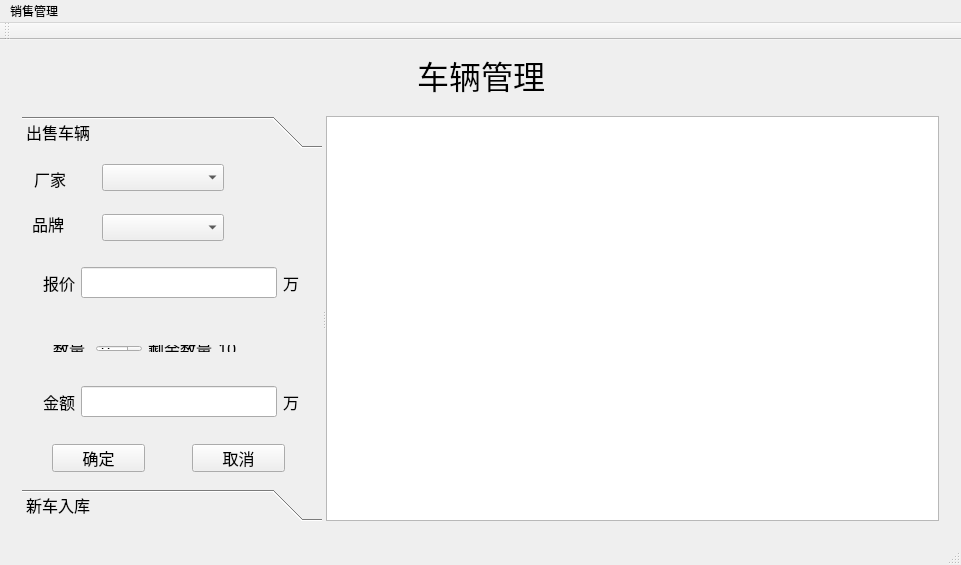
<?xml version="1.0" encoding="UTF-8"?>
<ui version="4.0">
 <class>MainWindow</class>
 <widget class="QMainWindow" name="MainWindow">
  <property name="geometry">
   <rect>
    <x>0</x>
    <y>0</y>
    <width>961</width>
    <height>565</height>
   </rect>
  </property>
  <property name="windowTitle">
   <string>MainWindow</string>
  </property>
  <widget class="QWidget" name="centralWidget">
   <layout class="QGridLayout" name="gridLayout">
    <item row="1" column="0" colspan="3">
     <widget class="QStackedWidget" name="stackedWidget">
      <widget class="QWidget" name="car">
       <property name="font">
        <font>
         <family>Adobe Myungjo Std M</family>
         <pointsize>24</pointsize>
        </font>
       </property>
       <layout class="QGridLayout" name="gridLayout_2">
        <item row="0" column="1">
         <widget class="QSplitter" name="splitter">
          <property name="orientation">
           <enum>Qt::Horizontal</enum>
          </property>
          <widget class="QToolBox" name="toolBox">
           <property name="sizePolicy">
            <sizepolicy hsizetype="Expanding" vsizetype="Preferred">
             <horstretch>0</horstretch>
             <verstretch>0</verstretch>
            </sizepolicy>
           </property>
           <property name="minimumSize">
            <size>
             <width>300</width>
             <height>0</height>
            </size>
           </property>
           <property name="font">
            <font>
             <pointsize>12</pointsize>
            </font>
           </property>
           <property name="currentIndex">
            <number>0</number>
           </property>
           <widget class="QWidget" name="widget">
            <property name="geometry">
             <rect>
              <x>0</x>
              <y>0</y>
              <width>300</width>
              <height>331</height>
             </rect>
            </property>
            <attribute name="label">
             <string>出售车辆</string>
            </attribute>
            <widget class="QComboBox" name="comboBoxFactory">
             <property name="geometry">
              <rect>
               <x>80</x>
               <y>10</y>
               <width>122</width>
               <height>27</height>
              </rect>
             </property>
            </widget>
            <widget class="QLabel" name="label_2">
             <property name="geometry">
              <rect>
               <x>12</x>
               <y>15</y>
               <width>40</width>
               <height>20</height>
              </rect>
             </property>
             <property name="minimumSize">
              <size>
               <width>0</width>
               <height>0</height>
              </size>
             </property>
             <property name="maximumSize">
              <size>
               <width>16777215</width>
               <height>20</height>
              </size>
             </property>
             <property name="text">
              <string>厂家</string>
             </property>
            </widget>
            <widget class="QComboBox" name="comboBoxBrand">
             <property name="geometry">
              <rect>
               <x>80</x>
               <y>60</y>
               <width>122</width>
               <height>27</height>
              </rect>
             </property>
            </widget>
            <widget class="QLabel" name="label_4">
             <property name="geometry">
              <rect>
               <x>10</x>
               <y>60</y>
               <width>40</width>
               <height>20</height>
              </rect>
             </property>
             <property name="maximumSize">
              <size>
               <width>16777215</width>
               <height>20</height>
              </size>
             </property>
             <property name="text">
              <string>品牌</string>
             </property>
            </widget>
            <widget class="QWidget" name="layoutWidget">
             <property name="geometry">
              <rect>
               <x>10</x>
               <y>100</y>
               <width>278</width>
               <height>57</height>
              </rect>
             </property>
             <layout class="QHBoxLayout" name="horizontalLayout_4">
              <item>
               <widget class="QLabel" name="label_5">
                <property name="text">
                 <string>报价</string>
                </property>
               </widget>
              </item>
              <item>
               <widget class="QLineEdit" name="lineEditPrice"/>
              </item>
              <item>
               <widget class="QLabel" name="label_3">
                <property name="text">
                 <string>万</string>
                </property>
               </widget>
              </item>
             </layout>
            </widget>
            <widget class="QWidget" name="layoutWidget">
             <property name="geometry">
              <rect>
               <x>10</x>
               <y>220</y>
               <width>278</width>
               <height>56</height>
              </rect>
             </property>
             <layout class="QHBoxLayout" name="horizontalLayout_2">
              <item>
               <widget class="QLabel" name="label_9">
                <property name="text">
                 <string>金额</string>
                </property>
               </widget>
              </item>
              <item>
               <widget class="QLineEdit" name="lineEditTotal"/>
              </item>
              <item>
               <widget class="QLabel" name="label_10">
                <property name="text">
                 <string>万</string>
                </property>
               </widget>
              </item>
             </layout>
            </widget>
            <widget class="QPushButton" name="pushButtonSure">
             <property name="geometry">
              <rect>
               <x>30</x>
               <y>290</y>
               <width>93</width>
               <height>28</height>
              </rect>
             </property>
             <property name="text">
              <string>确定</string>
             </property>
            </widget>
            <widget class="QPushButton" name="pushButtonCal">
             <property name="geometry">
              <rect>
               <x>170</x>
               <y>290</y>
               <width>93</width>
               <height>28</height>
              </rect>
             </property>
             <property name="text">
              <string>取消</string>
             </property>
            </widget>
            <widget class="QWidget" name="">
             <property name="geometry">
              <rect>
               <x>20</x>
               <y>180</y>
               <width>224</width>
               <height>29</height>
              </rect>
             </property>
             <layout class="QHBoxLayout" name="horizontalLayout">
              <item>
               <widget class="QLabel" name="label_6">
                <property name="text">
                 <string>数量</string>
                </property>
               </widget>
              </item>
              <item>
               <widget class="QSpinBox" name="spinBox"/>
              </item>
              <item>
               <widget class="QLabel" name="label_7">
                <property name="text">
                 <string>剩余数量</string>
                </property>
               </widget>
              </item>
              <item>
               <widget class="QLabel" name="labelLast">
                <property name="text">
                 <string>10</string>
                </property>
               </widget>
              </item>
             </layout>
            </widget>
           </widget>
           <widget class="QWidget" name="page_2">
            <property name="geometry">
             <rect>
              <x>0</x>
              <y>0</y>
              <width>300</width>
              <height>331</height>
             </rect>
            </property>
            <attribute name="label">
             <string>新车入库</string>
            </attribute>
           </widget>
          </widget>
          <widget class="QTextEdit" name="textEdit">
           <property name="readOnly">
            <bool>true</bool>
           </property>
          </widget>
         </widget>
        </item>
       </layout>
      </widget>
      <widget class="QWidget" name="calc"/>
     </widget>
    </item>
    <item row="0" column="0">
     <spacer name="horizontalSpacer">
      <property name="orientation">
       <enum>Qt::Horizontal</enum>
      </property>
      <property name="sizeHint" stdset="0">
       <size>
        <width>380</width>
        <height>20</height>
       </size>
      </property>
     </spacer>
    </item>
    <item row="0" column="1">
     <widget class="QLabel" name="label">
      <property name="font">
       <font>
        <family>Adobe 宋体 Std L</family>
        <pointsize>24</pointsize>
       </font>
      </property>
      <property name="text">
       <string>车辆管理</string>
      </property>
     </widget>
    </item>
    <item row="0" column="2">
     <spacer name="horizontalSpacer_2">
      <property name="orientation">
       <enum>Qt::Horizontal</enum>
      </property>
      <property name="sizeHint" stdset="0">
       <size>
        <width>379</width>
        <height>20</height>
       </size>
      </property>
     </spacer>
    </item>
   </layout>
  </widget>
  <widget class="QMenuBar" name="menuBar">
   <property name="geometry">
    <rect>
     <x>0</x>
     <y>0</y>
     <width>961</width>
     <height>26</height>
    </rect>
   </property>
   <widget class="QMenu" name="menu">
    <property name="title">
     <string>销售管理</string>
    </property>
    <addaction name="actioncar"/>
    <addaction name="actioncalc"/>
   </widget>
   <addaction name="menu"/>
  </widget>
  <widget class="QToolBar" name="mainToolBar">
   <attribute name="toolBarArea">
    <enum>TopToolBarArea</enum>
   </attribute>
   <attribute name="toolBarBreak">
    <bool>false</bool>
   </attribute>
  </widget>
  <widget class="QStatusBar" name="statusBar"/>
  <action name="actioncar">
   <property name="text">
    <string>车辆管理</string>
   </property>
  </action>
  <action name="actioncalc">
   <property name="text">
    <string>销售统计</string>
   </property>
  </action>
 </widget>
 <layoutdefault spacing="6" margin="11"/>
 <resources/>
 <connections/>
</ui>
